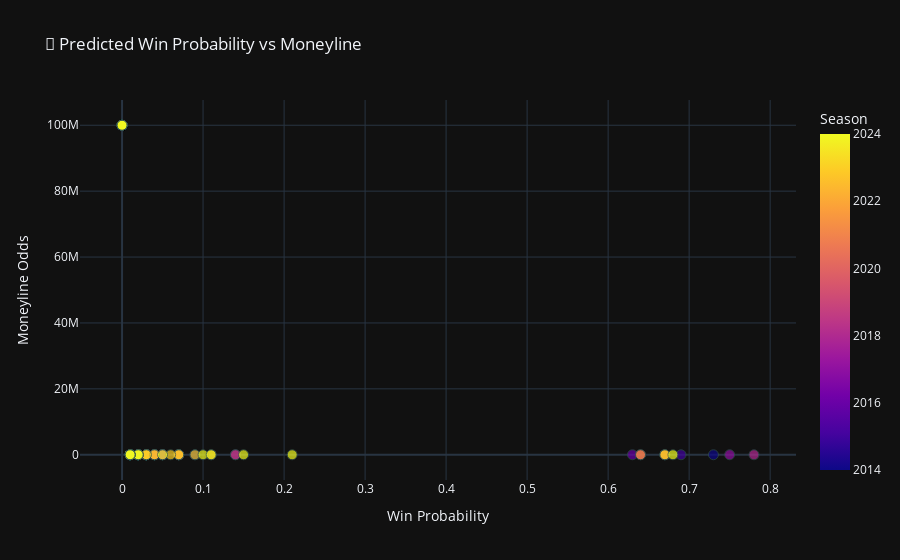

Notebook source saved alongside this figure:
### Code cell
fig = px.scatter(
    nba_filtered,
    x="Win_Probability",
    y="Moneyline",
    hover_name="Team", 
    title="🏀 Predicted Win Probability vs Moneyline",
    labels={"Win_Probability": "Win Probability", "Moneyline": "Moneyline Odds"},
    color="Season", 
)

fig.update_traces(marker=dict(size=10, opacity=0.7, line=dict(width=1, color='DarkSlateGrey')))
fig.update_layout(template="plotly_dark")

fig.show()

### Figure 1 — Plotly figure (JSON) as saved in the notebook; plotly's stock layout.template omitted (floating-point values rounded to 4 significant figures; data arrays with more than 128 entries replaced by an {"elided": "..."} marker saying what was removed)
{"data": [{"hovertemplate": "<b>%{hovertext}</b><br><br>Win Probability=%{x}<br>Moneyline Odds=%{y}<br>Season=%{marker.color}<extra></extra>", "hovertext": {"elided": "330 str values"}, "legendgroup": "", "marker": {"color": {"elided": "330 int values"}, "coloraxis": "coloraxis", "line": {"color": "DarkSlateGrey", "width": 1}, "opacity": 0.7, "size": 10, "symbol": "circle"}, "mode": "markers", "name": "", "orientation": "v", "showlegend": false, "type": "scatter", "x": {"elided": "330 float values"}, "xaxis": "x", "y": {"elided": "330 int values"}, "yaxis": "y"}], "layout": {"coloraxis": {"colorbar": {"title": {"text": "Season"}}, "colorscale": [[0, "#0d0887"], [0.1111, "#46039f"], [0.2222, "#7201a8"], [0.3333, "#9c179e"], [0.4444, "#bd3786"], [0.5556, "#d8576b"], [0.6667, "#ed7953"], [0.7778, "#fb9f3a"], [0.8889, "#fdca26"], [1, "#f0f921"]]}, "legend": {"tracegroupgap": 0}, "title": {"text": "🏀 Predicted Win Probability vs Moneyline"}, "xaxis": {"anchor": "y", "domain": [0, 1], "title": {"text": "Win Probability"}}, "yaxis": {"anchor": "x", "domain": [0, 1], "title": {"text": "Moneyline Odds"}}}}
